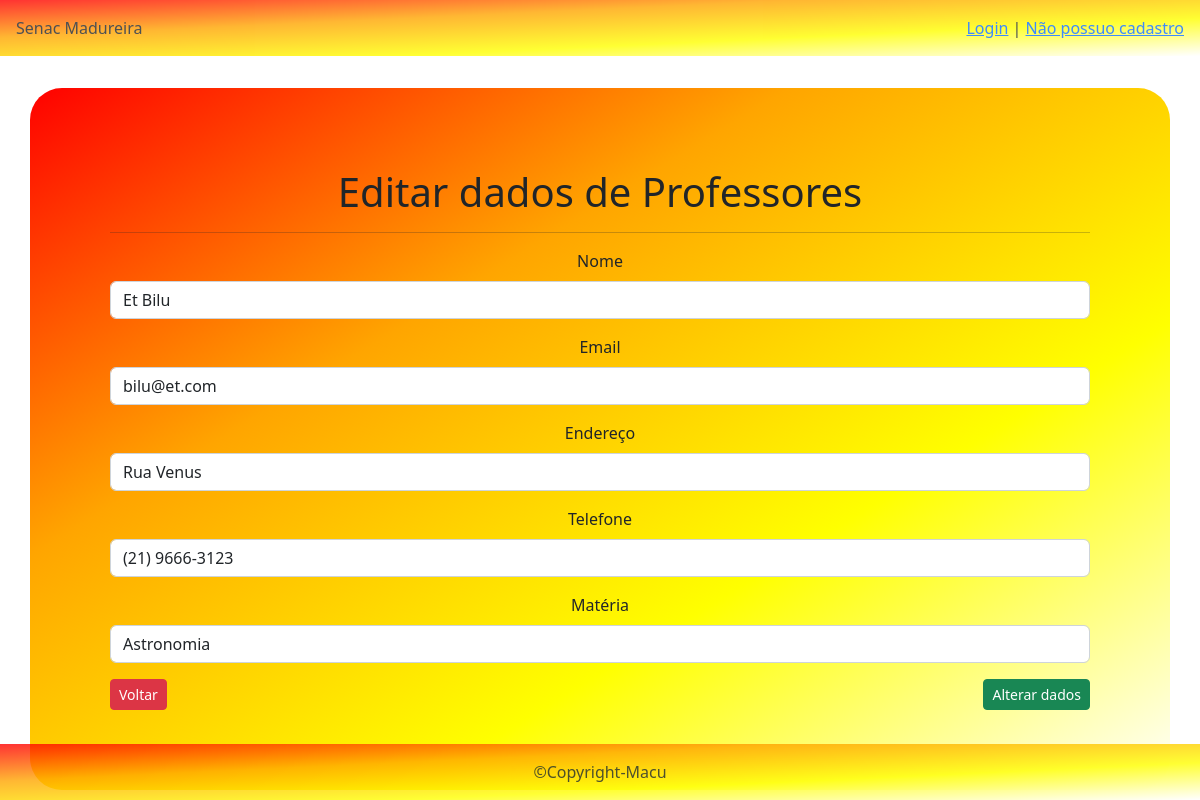
Page /professor/editarProf.php?idProf=3 on the committed database.
### tables this page shows
CREATE TABLE `professor` (
  `idPro` int(11) NOT NULL,
  `nome` varchar(60) NOT NULL,
  `email` varchar(100) NOT NULL,
  `endereco` varchar(100) NOT NULL,
  `telefone` varchar(14) NOT NULL,
  `materia` varchar(80) NOT NULL
);

### professor/editarProf.php (the view, shortened to what this page needs)
<?php
include "../adm/conexao.php";
include "../adm/controle.php";
$erro = 0;
if (isset($_GET['idProf'])) {
    $idProf = $_GET['idProf'];
    $sql = "select * from professor where idPro=$idProf";
    $seleciona = mysqli_query($conexao, $sql);
    $exibe = mysqli_fetch_array($seleciona);
    $nome = $exibe['nome'];
    $endereco = $exibe['endereco'];
    $telefone = $exibe['telefone'];
    $email = $exibe['email'];
    $materia = $exibe['materia'];
} else {
    $erro++;
}
?>
<div class="container bg-info pag">
    <h1>Editar dados de Professores</h1>
    <hr>
    <?php
    if ($erro) {
        echo "
            <p>Nenhum professor foi selecinado</p>
            <p>Clique em voltar para selecionar o professor que deseja editar</p>
            ";
    } else {
    ?>
        <form name="form" action="updateProf.php" method="post">
            <div class="mb-3">
                <label class="form-label">Nome</label>
                <input type="text" class="form-control" name="nome" value="<?php echo $nome; ?>" required>
            </div>
            <div class="mb-3">
                <label class="form-label">Email</label>
                <input type="email" class="form-control" name="email" value="<?php echo $email; ?>" placeholder="nome@exemplo.com" required>
            </div>
            <div class="mb-3">
                <label class="form-label">Endereço</label>
                <input type="text" class="form-control" name="endereco" value="<?php echo $endereco; ?>" required>
            </div>
            <div class="mb-3">
                <label class="form-label">Telefone</label>
                <input type="text" class="form-control" name="telefone" value="<?php echo $telefone; ?>" required>
            </div>
            <div class="mb-3">
                <label class="form-label">Matéria</label>
                <input type="text" class="form-control" name="materia" value="<?php echo $materia; ?>" require>
            </div>
        <?php
    }
        ?>
        <div class="row">
            <div class="col text-start">
                <a href="listarProf.php">
                    <button type="button" class="btn btn-danger btn-sm">
                        Voltar
                    </button>
                </a>
            </div>
            <div class="col text-end">
                <button class="btn btn-success btn-sm" type="submit">
                    Alterar dados
                </button>
            </div>
        </div>
        </form>
</div>
<?
include "../adm/footer.php";
?>

### css/style.css (style rules this page uses)
.pag { margin-top: 2em; padding: 5em; border-radius: 2em; text-align: center; background-image: linear-gradient(to bottom right, red,orange,yellow, white ); }
body { background-image: url(https://i.pinimg.com/originals/4e/94/7a/4e947afe00fb849dd5796dcf5f63d9e6.jpg); }

### rows in the picture
professor: nome "Et Bilu", email "bilu@et.com", endereco "Rua Venus", telefone "(21) 9666-3123", materia "Astronomia"
